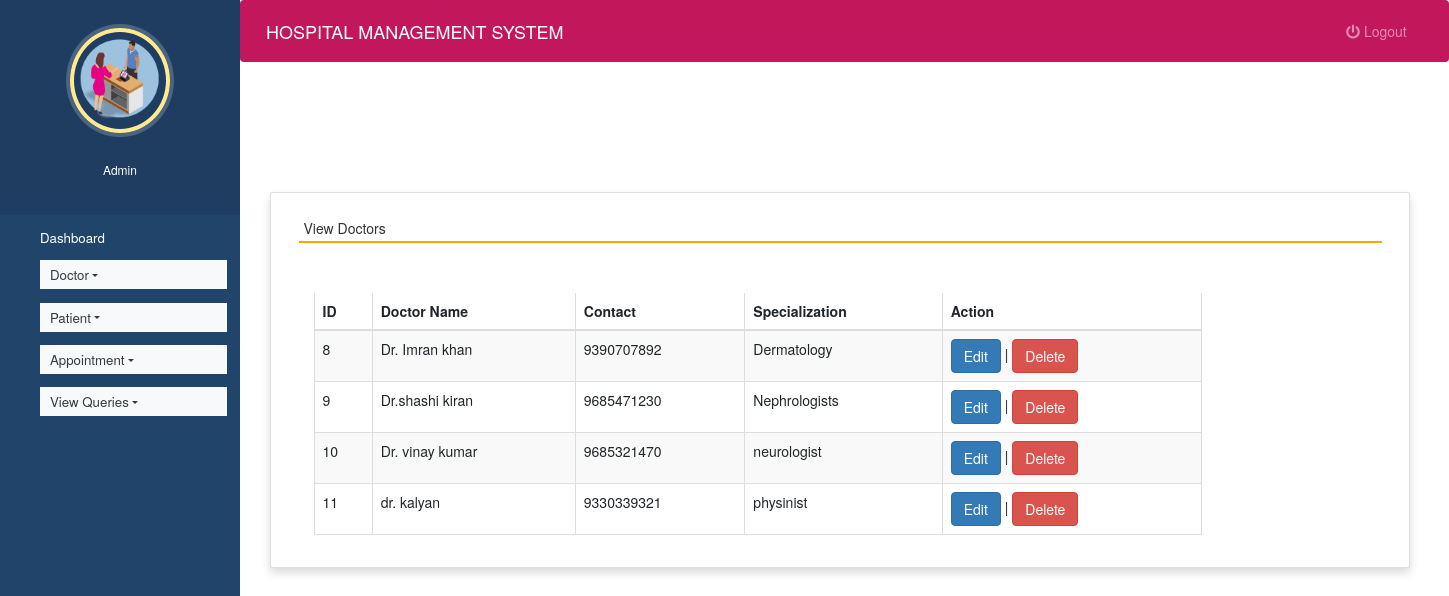
Page /view_doctor (signed in) on the committed database.
### hospitals/models.py (models this page shows, shortened)
class Doctor(models.Model):
    name = models.CharField(max_length=50)
    mobile = models.IntegerField()
    special = models.CharField(max_length=50)

### hospitals/views.py (the view)
# urls.py: path('view_doctor', view_doctor, name='view_doctor'),
def view_doctor(request):
    if not request.user.is_authenticated or not request.user.is_staff:
        return redirect('login')
    doc = Doctor.objects.all()
    d = {'doc': doc}
    return render(request, 'view_doctor.html', d)

### hospitals/templates/view_doctor.html (shortened to what this page needs)
{% extends 'admin_nav.html' %}
{% load static %}
{% block content %}
<head>
 <link rel="stylesheet" href="https://maxcdn.bootstrapcdn.com/bootstrap/3.4.1/css/bootstrap.min.css">
  <link rel="stylesheet" href="https://cdnjs.cloudflare.com/ajax/libs/font-awesome/4.7.0/css/font-awesome.min.css">
  <link rel="stylesheet" href="https://use.fontawesome.com/releases/v5.6.3/css/all.css">
</head>
<br><br><br><br>
<div class="container card shadow m-5">
    <div class="card-body">
        <h5 class="p-2" style="border-bottom: 2px solid orange">View Doctors</h5>
		<div class="container mt-5">
			<div class="table-responsive">
		<table id="example" class="table table-striped table-bordered table-sm" style="width:80%">
			<thead>
				<tr>
					<th>ID</th>
					<th>Doctor Name</th>
					<th>Contact</th>
					<th>Specialization</th>
                    <th>Action</th>
				</tr>
			</thead>
			<tbody>
            {% for i in doc %}
			<tr>
				<td>{{i.id}}</td>
				<td>{{i.name}}</td>
				<td>{{i.mobile}}</td>
				<td>{{i.special}}</td>
				<td><a href="{% url 'edit_doctor' i.id %}" class="btn btn-primary">Edit</a> |
				<a href="{% url 'delete_doctor' i.id %}" onclick="return confirm('Are you ready to delete this record ?')" class="btn btn-danger">Delete</a></td>
			</tr>
			{% endfor %}
			</tbody>
		</table>
				</div>
	 </div>
	</div>
</div>
{% endblock content %}

### hospitals/templates/admin_nav.html (shortened to what this page needs)
<!DOCTYPE html>
{% load static %}
<html lang="en">
<head>
  <link rel="stylesheet" href="https://stackpath.bootstrapcdn.com/bootstrap/4.3.1/css/bootstrap.min.css">
  <link rel="stylesheet" href="https://maxcdn.bootstrapcdn.com/font-awesome/4.7.0/css/font-awesome.min.css">
  <link rel="stylesheet" href="{% static 'style.css' %}">
</head>
<body>
  <nav class="menu" tabindex="0">
    <header class="avatar">
      <img src="{% static 'images/h8.png' %}" />
      <br><br>
      <h6 style="color : white">Admin</h6>
    </header>
    <ul>
      <li tabindex="0" class="icon-dashboard"> <a style="color:white; text-decoration:none;" href="{% url 'admin_home' %}"><span>Dashboard</span></a> </li>
      <li tabindex="0" class="nav-item dropdown icon-customers">
        <a href="" class="nav-link dropdown-toggle text-dark bg-light" id="navbardrop"
				data-toggle="dropdown" style="color:white; text-decoration:none;"> Doctor</a>
      </li>
      <li tabindex="0" class="nav-item dropdown icon-users">
        <a href="" class="nav-link dropdown-toggle text-dark bg-light" id="navbardrop"
				data-toggle="dropdown" style="color:white; text-decoration:none;"> Patient</a>
      </li>
      <li tabindex="0" class="nav-item dropdown icon-calendar">
        <a href="" class="nav-link dropdown-toggle text-dark bg-light" id="navbardrop"
				data-toggle="dropdown" style="color:white; text-decoration:none;"> Appointment</a>
      </li>
        <li tabindex="0" class="nav-item dropdown icon-calendar">
        <a href="" class="nav-link dropdown-toggle text-dark bg-light" id="navbardrop"
				data-toggle="dropdown" style="color:white; text-decoration:none;"> View Queries</a>
      </li>
    </ul>
  </nav>
  <main>
    <div class="bs-example">
      <nav class="navbar navbar-expand-md  navbar-dark fixed-top" style="background:#c2185b;">
        <a href="#" class="navbar-brand">HOSPITAL MANAGEMENT SYSTEM</a>
        <div class="collapse navbar-collapse justify-content-between" id="navbarCollapse">
          <div class="navbar-nav" style=" margin-left: 90%;">
            <a href="{% url 'logout' %}" class="nav-item nav-link"><i class="fas fa-power-off"></i> Logout</a>
          </div>
        </div>
      </nav>
    </div>
    {% block content %}
    {% endblock content %}
  </main>
</body>
</html>

### hospitals/static/style.css (style rules this page uses)
body { padding-left: 240px; }
main { position: relative; height: 100vh; }
.menu { background: #21446b6c; height: 100vh; width: 240px; position: fixed; top: 0px; left: 0; z-index: 5; outline: none; }
.menu .avatar { background: rgba(0, 0, 0, 0.418); padding: 2em 0.5em; text-align: center; }
.menu .avatar img { width: 100px; border-radius: 50%; overflow: hidden; border: 4px solid #8c7725; box-shadow: 0 0 0 4px rgba(255, 255, 255, 0.2); }
.menu ul { list-style: none; padding: 0.5em 0; margin: 0; }
.menu ul li { padding: 0.5em 1em 0.5em 3em; font-size: 0.95em; font-weight: regular; background-repeat: no-repeat; background-position: left 15px center; background-size: auto 20px; transition: all 0.15s linear; cursor: pointer; }
.menu ul li.icon-dashboard { background-image: url("http://www.entypo.com/images//gauge.svg"); }
.menu ul li.icon-customers { background-image: url("http://www.entypo.com/images//briefcase.svg"); }
.menu ul li.icon-users { background-image: url("http://www.entypo.com/images//users.svg"); }
.menu ul li.icon-calendar { background-image: url("http://www.entypo.com/images//calendar.svg"); }

### hospitals/templates/admin_nav.html (style rules this page uses)
a:link { text-decoration: none; }
a { color: white; }
body { padding-left: 240px; }
main { position: relative; height: 100vh; }
.menu { background: #21446B; height: 100vh; width: 240px; position: fixed; top: 0px; left: 0; z-index: 5; outline: none; }
.menu .avatar { background: rgba(0, 0, 0, 0.1); padding: 2em 0.5em; text-align: center; }
.menu .avatar img { width: 100px; border-radius: 50%; overflow: hidden; border: 4px solid #ffea92; box-shadow: 0 0 0 4px rgba(255, 255, 255, 0.2); }
.menu ul { list-style: none; padding: 0.5em 0; margin: 0; }
.menu ul li { padding: 0.5em 1em 0.5em 3em; font-size: 0.95em; font-weight: regular; background-repeat: no-repeat; background-position: left 15px center; background-size: auto 20px; transition: all 0.15s linear; cursor: pointer; }
.menu ul li.icon-dashboard { background-image: url("http://www.entypo.com/images//gauge.svg"); }
.menu ul li.icon-customers { background-image: url("http://www.entypo.com/images//briefcase.svg"); }
.menu ul li.icon-users { background-image: url("http://www.entypo.com/images//users.svg"); }
.menu ul li.icon-calendar { background-image: url("http://www.entypo.com/images//calendar.svg"); }

### rows in the picture
Doctor: id "8", name "Dr. Imran khan", mobile "9390707892", special "Dermatology"
Doctor: id "9", name "Dr.shashi kiran", mobile "9685471230", special "Nephrologists"
Doctor: id "10", name "Dr. vinay kumar", mobile "9685321470", special "neurologist"
Doctor: id "11", name "dr. kalyan", mobile "9330339321", special "physinist"
